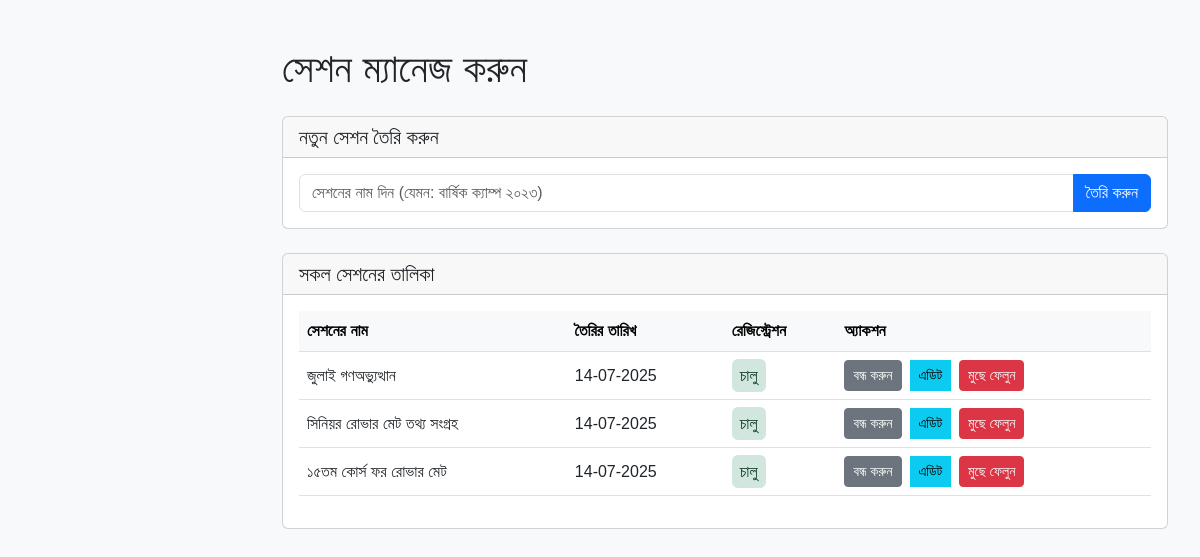
/manage_seasons.php (signed in), run on the app's committed database.
### tables this page shows
CREATE TABLE `seasons` (
  `id` int(11) NOT NULL,
  `season_name` varchar(255) NOT NULL,
  `registrations_open` tinyint(1) NOT NULL DEFAULT 0,
  `created_at` timestamp NOT NULL DEFAULT current_timestamp()
);

### manage_seasons.php (the view, shortened to what this page needs)
<?php
require_once 'config.php';
$seasons = [];
$sql = "SELECT id, season_name, registrations_open, created_at FROM seasons ORDER BY created_at DESC";
if ($result = mysqli_query($link, $sql)) {
    while ($row = mysqli_fetch_assoc($result)) {
        $seasons[] = $row;
    }
}
?>
<!DOCTYPE html>
<html lang="bn">
<head>
    <link href="https://cdn.jsdelivr.net/npm/bootstrap@5.3.0/dist/css/bootstrap.min.css" rel="stylesheet">
    <link rel="stylesheet" href="https://cdnjs.cloudflare.com/ajax/libs/font-awesome/6.4.0/css/all.min.css">
</head>
<body>
    <div class="main-content">
        <div class="container-fluid">
            <h1 class="my-4">সেশন ম্যানেজ করুন</h1>
            <div class="card mb-4">
                <div class="card-header">
                    <h5 class="mb-0">নতুন সেশন তৈরি করুন</h5>
                </div>
                <div class="card-body">
                    <form action="manage_seasons.php" method="POST">
                        <div class="input-group">
                            <input type="text" class="form-control" name="season_name" placeholder="সেশনের নাম দিন (যেমন: বার্ষিক ক্যাম্প ২০২৩)" required>
                            <button class="btn btn-primary" type="submit" name="create_season">তৈরি করুন</button>
                        </div>
                    </form>
                </div>
            </div>
            <div class="card">
                <div class="card-header">
                    <h5 class="mb-0">সকল সেশনের তালিকা</h5>
                </div>
                <div class="card-body">
                    <div class="table-responsive">
                        <table class="table table-hover align-middle">
                            <thead class="table-light">
                                <tr>
                                    <th>সেশনের নাম</th>
                                    <th>তৈরির তারিখ</th>
                                    <th>রেজিস্ট্রেশন</th>
                                    <th>অ্যাকশন</th>
                                </tr>
                            </thead>
                            <tbody>
                                <?php if (!empty($seasons)): ?>
                                    <?php foreach ($seasons as $season): ?>
                                        <tr>
                                            <td><?php echo htmlspecialchars($season['season_name']); ?></td>
                                            <td><?php echo date("d-m-Y", strtotime($season['created_at'])); ?></td>
                                            <td>
                                                <?php
                                                $status_class = $season['registrations_open'] ? 'bg-success-subtle text-success-emphasis' : 'bg-danger-subtle text-danger-emphasis';
                                                $status_text = $season['registrations_open'] ? 'চালু' : 'বন্ধ';
                                                ?>
                                                <span class="p-2 rounded <?php echo $status_class; ?>">
                                                    <?php echo $status_text; ?>
                                                </span>
                                            </td>
                                            <?php
                                            $toggle_button_class = $season['registrations_open'] ? 'btn-secondary' : 'btn-success';
                                            $toggle_button_text = $season['registrations_open'] ? 'বন্ধ করুন' : 'চালু করুন';
                                            $actions_html = <<<HTML
                                                <div class="btn-group">
                                                    <form action="manage_seasons.php" method="POST" class="d-inline">
                                                        <input type="hidden" name="season_id" value="{$season['id']}">
                                                        <input type="hidden" name="current_status" value="{$season['registrations_open']}">
                                                        <button type="submit" name="toggle_registration" class="btn btn-sm {$toggle_button_class}">
                                                            {$toggle_button_text}
                                                        </button>
                                                    </form>
                                                    <a href="edit_season.php?id={$season['id']}" class="btn btn-sm btn-info ms-2">এডিট</a>
                                                    <form action="manage_seasons.php" method="POST" class="d-inline delete-season-form">
                                                        <input type="hidden" name="season_id" value="{$season['id']}">
                                                        <button type="submit" name="delete_season" class="btn btn-sm btn-danger ms-2 delete-season-btn">মুছে ফেলুন</button>
                                                    </form>
                                                </div>
HTML;
                                            echo '<td>' . $actions_html . '</td>';
                                            ?>
                                        </tr>
                                    <?php endforeach; ?>
                                <?php else: ?>
                                    <tr>
                                        <td colspan="4" class="text-center">কোনো সেশন তৈরি করা হয়নি।</td>
                                    </tr>
                                <?php endif; ?>
                            </tbody>
                        </table>
                    </div>
                </div>
            </div>
        </div>
    </div>
</body>
</html>

### manage_seasons.php (style rules this page uses)
body { font-family: 'SolaimanLipi', Arial, sans-serif; background-color: #f8f9fa; }
.main-content { margin-left: 0; padding: 20px; }
@media (min-width: 768px) { .main-content { margin-left: 250px; } }

### data on the page
seasons: season_name "জুলাই গণঅভ্যুত্থান", created_at "14-07-2025", registrations_open "চালু", registrations_open "বন্ধ করুন"
seasons: season_name "সিনিয়র রোভার মেট তথ্য সংগ্রহ", created_at "14-07-2025", registrations_open "চালু", registrations_open "বন্ধ করুন"
seasons: season_name "১৫তম কোর্স ফর রোভার মেট", created_at "14-07-2025", registrations_open "চালু", registrations_open "বন্ধ করুন"
